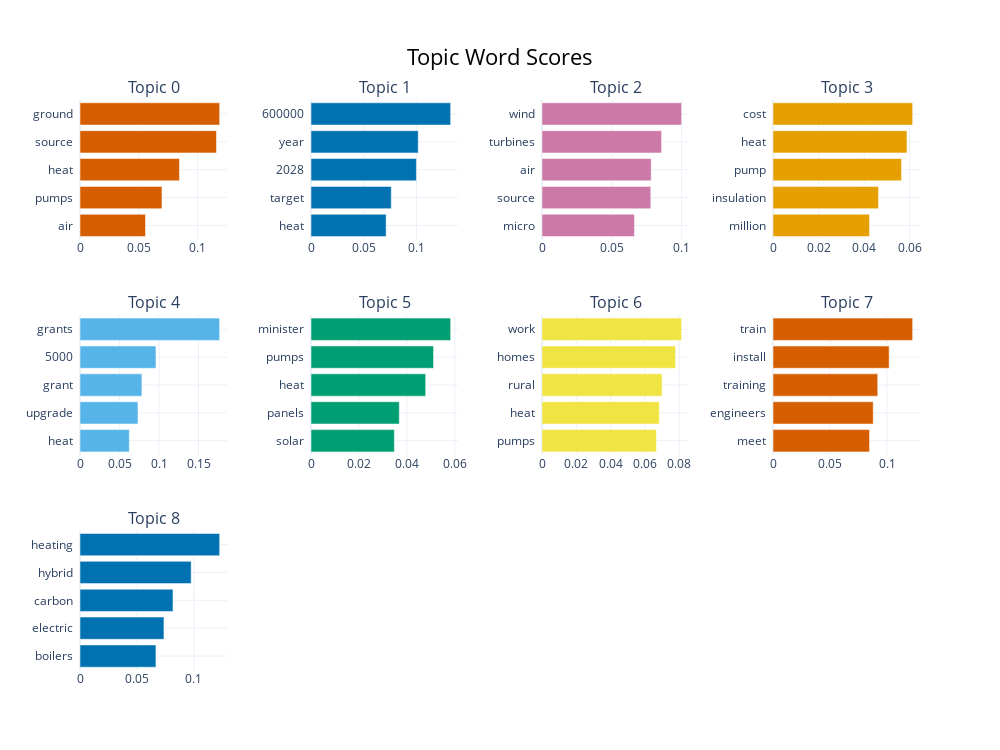

This figure's notebook cell:
### Code cell
topic_model.visualize_barchart(top_n_topics=len(set(topic_model.topics_)))

### Figure 1 — Plotly figure (JSON) as saved in the notebook; plotly's stock layout.template omitted (floating-point values rounded to 4 significant figures)
{"data": [{"marker": {"color": "#D55E00"}, "orientation": "h", "type": "bar", "x": [0.0557, 0.06969, 0.08458, 0.116, 0.1187], "xaxis": "x", "y": ["air  ", "pumps  ", "heat  ", "source  ", "ground  "], "yaxis": "y"}, {"marker": {"color": "#0072B2"}, "orientation": "h", "type": "bar", "x": [0.07122, 0.0761, 0.09995, 0.1017, 0.1324], "xaxis": "x2", "y": ["heat  ", "target  ", "2028  ", "year  ", "600000  "], "yaxis": "y2"}, {"marker": {"color": "#CC79A7"}, "orientation": "h", "type": "bar", "x": [0.06622, 0.0779, 0.07818, 0.08562, 0.1], "xaxis": "x3", "y": ["micro  ", "source  ", "air  ", "turbines  ", "wind  "], "yaxis": "y3"}, {"marker": {"color": "#E69F00"}, "orientation": "h", "type": "bar", "x": [0.04236, 0.04632, 0.05639, 0.0588, 0.06129], "xaxis": "x4", "y": ["million  ", "insulation  ", "pump  ", "heat  ", "cost  "], "yaxis": "y4"}, {"marker": {"color": "#56B4E9"}, "orientation": "h", "type": "bar", "x": [0.06238, 0.07333, 0.07832, 0.0961, 0.1767], "xaxis": "x5", "y": ["heat  ", "upgrade  ", "grant  ", "5000  ", "grants  "], "yaxis": "y5"}, {"marker": {"color": "#009E73"}, "orientation": "h", "type": "bar", "x": [0.03475, 0.03681, 0.0478, 0.05109, 0.05821], "xaxis": "x6", "y": ["solar  ", "panels  ", "heat  ", "pumps  ", "minister  "], "yaxis": "y6"}, {"marker": {"color": "#F0E442"}, "orientation": "h", "type": "bar", "x": [0.06665, 0.06836, 0.06996, 0.0778, 0.08137], "xaxis": "x7", "y": ["pumps  ", "heat  ", "rural  ", "homes  ", "work  "], "yaxis": "y7"}, {"marker": {"color": "#D55E00"}, "orientation": "h", "type": "bar", "x": [0.08468, 0.08791, 0.09187, 0.1019, 0.1225], "xaxis": "x8", "y": ["meet  ", "engineers  ", "training  ", "install  ", "train  "], "yaxis": "y8"}, {"marker": {"color": "#0072B2"}, "orientation": "h", "type": "bar", "x": [0.06671, 0.07374, 0.08168, 0.09765, 0.1227], "xaxis": "x9", "y": ["boilers  ", "electric  ", "carbon  ", "hybrid  ", "heating  "], "yaxis": "y9"}], "layout": {"annotations": [{"font": {"size": 16}, "showarrow": false, "text": "Topic 0", "x": 0.0875, "xanchor": "center", "xref": "paper", "y": 1, "yanchor": "bottom", "yref": "paper"}, {"font": {"size": 16}, "showarrow": false, "text": "Topic 1", "x": 0.3625, "xanchor": "center", "xref": "paper", "y": 1, "yanchor": "bottom", "yref": "paper"}, {"font": {"size": 16}, "showarrow": false, "text": "Topic 2", "x": 0.6375, "xanchor": "center", "xref": "paper", "y": 1, "yanchor": "bottom", "yref": "paper"}, {"font": {"size": 16}, "showarrow": false, "text": "Topic 3", "x": 0.9125, "xanchor": "center", "xref": "paper", "y": 1, "yanchor": "bottom", "yref": "paper"}, {"font": {"size": 16}, "showarrow": false, "text": "Topic 4", "x": 0.0875, "xanchor": "center", "xref": "paper", "y": 0.6222, "yanchor": "bottom", "yref": "paper"}, {"font": {"size": 16}, "showarrow": false, "text": "Topic 5", "x": 0.3625, "xanchor": "center", "xref": "paper", "y": 0.6222, "yanchor": "bottom", "yref": "paper"}, {"font": {"size": 16}, "showarrow": false, "text": "Topic 6", "x": 0.6375, "xanchor": "center", "xref": "paper", "y": 0.6222, "yanchor": "bottom", "yref": "paper"}, {"font": {"size": 16}, "showarrow": false, "text": "Topic 7", "x": 0.9125, "xanchor": "center", "xref": "paper", "y": 0.6222, "yanchor": "bottom", "yref": "paper"}, {"font": {"size": 16}, "showarrow": false, "text": "Topic 8", "x": 0.0875, "xanchor": "center", "xref": "paper", "y": 0.2444, "yanchor": "bottom", "yref": "paper"}], "height": 750, "hoverlabel": {"bgcolor": "white", "font": {"family": "Rockwell", "size": 16}}, "showlegend": false, "title": {"font": {"color": "Black", "size": 22}, "text": "Topic Word Scores", "x": 0.5, "xanchor": "center", "yanchor": "top"}, "width": 1000, "xaxis": {"anchor": "y", "domain": [0, 0.175], "showgrid": true}, "xaxis10": {"anchor": "y10", "domain": [0.275, 0.45], "showgrid": true}, "xaxis11": {"anchor": "y11", "domain": [0.55, 0.725], "showgrid": true}, "xaxis12": {"anchor": "y12", "domain": [0.825, 1], "showgrid": true}, "xaxis2": {"anchor": "y2", "domain": [0.275, 0.45], "showgrid": true}, "xaxis3": {"anchor": "y3", "domain": [0.55, 0.725], "showgrid": true}, "xaxis4": {"anchor": "y4", "domain": [0.825, 1], "showgrid": true}, "xaxis5": {"anchor": "y5", "domain": [0, 0.175], "showgrid": true}, "xaxis6": {"anchor": "y6", "domain": [0.275, 0.45], "showgrid": true}, "xaxis7": {"anchor": "y7", "domain": [0.55, 0.725], "showgrid": true}, "xaxis8": {"anchor": "y8", "domain": [0.825, 1], "showgrid": true}, "xaxis9": {"anchor": "y9", "domain": [0, 0.175], "showgrid": true}, "yaxis": {"anchor": "x", "domain": [0.7556, 1], "showgrid": true}, "yaxis10": {"anchor": "x10", "domain": [0, 0.2444], "showgrid": true}, "yaxis11": {"anchor": "x11", "domain": [0, 0.2444], "showgrid": true}, "yaxis12": {"anchor": "x12", "domain": [0, 0.2444], "showgrid": true}, "yaxis2": {"anchor": "x2", "domain": [0.7556, 1], "showgrid": true}, "yaxis3": {"anchor": "x3", "domain": [0.7556, 1], "showgrid": true}, "yaxis4": {"anchor": "x4", "domain": [0.7556, 1], "showgrid": true}, "yaxis5": {"anchor": "x5", "domain": [0.3778, 0.6222], "showgrid": true}, "yaxis6": {"anchor": "x6", "domain": [0.3778, 0.6222], "showgrid": true}, "yaxis7": {"anchor": "x7", "domain": [0.3778, 0.6222], "showgrid": true}, "yaxis8": {"anchor": "x8", "domain": [0.3778, 0.6222], "showgrid": true}, "yaxis9": {"anchor": "x9", "domain": [0, 0.2444], "showgrid": true}}}
